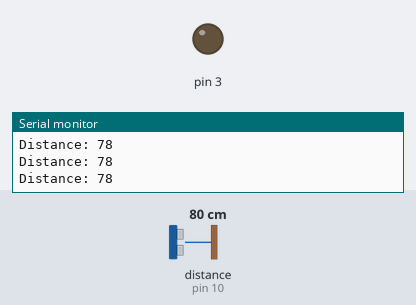
Bench run of a sketch on a simulated Arduino Uno, built with avr-gcc and run on an emulated ATmega328P. On the bench: output pins drawn as LEDs (lit = HIGH), the last lines printed to the serial monitor. Wiring (inferred from the names in the program): ultrasonic range finder: trigger pin 9; echo pin 10. The test bench sets the inputs (shaded band); at power-on: distance to the obstacle (sensor on pin 10) 80 cm. The echo pulse lasts 58.3 µs per cm; pins used as bus, display or sensor lines are not drawn.

Above: at 1.2 s.
1.3 s: distance to the obstacle (sensor on pin 10) set to 22 cm
2.8 s: distance to the obstacle (sensor on pin 10) set to 19 cm
At 4.3 s:
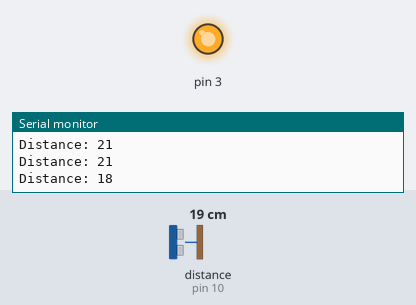
Timing chart, 0 to 5.8 s (numbered marks = the images above; inputs shaded):
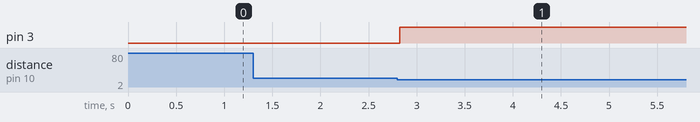

The sketch:

candle.ino
```cpp
boolean light = false;
// defines pins numbers
const int trigPin = 9;
const int echoPin = 10;
// defines variables
long duration;
int distance;

int getDistance(){
  int add[3];
  for(int x = 0; x < 3; x++){
    digitalWrite(trigPin, LOW);
    delayMicroseconds(2);
    // Sets the trigPin on HIGH state for 10 micro seconds
    digitalWrite(trigPin, HIGH);
    delayMicroseconds(10);
    digitalWrite(trigPin, LOW);
    // Reads the echoPin, returns the sound wave travel time in microseconds
    duration = pulseIn(echoPin, HIGH);
    // Calculating the distance
    add[x] = duration*0.034/2;
  }
  return min(min(add[0],add[1]),min(add[1],add[2]));
}

void setup() {
  pinMode(trigPin, OUTPUT); // Sets the trigPin as an Output
  pinMode(echoPin, INPUT); // Sets the echoPin as an Input
  Serial.begin(9600); // Starts the serial communication
  pinMode(3, OUTPUT);
}
void loop() {

  distance = getDistance();

  // Prints the distance on the Serial Monitor
  Serial.print("Distance: ");
  Serial.println(distance);
  if(distance < 20){

    light = !light;
    digitalWrite(3, light);
    while(distance < 20){
      distance = getDistance();
    }
    Serial.println("OUT");
  }
}
```

Measured:
- the behaviour switches between 21 and 20 cm on distance to the obstacle (sensor on pin 10) (found by bisection; images 0 and 1)
- after the input at 2.8 s, pin 3: LOW → HIGH at once
